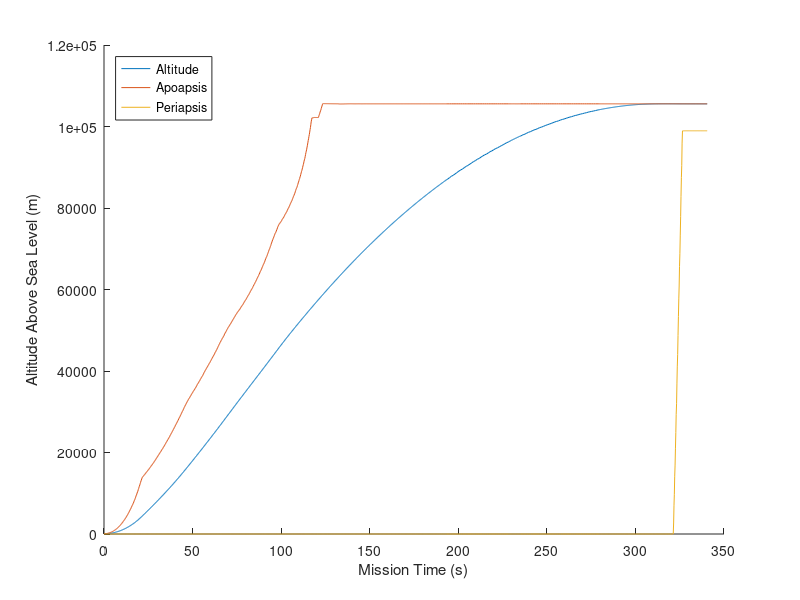
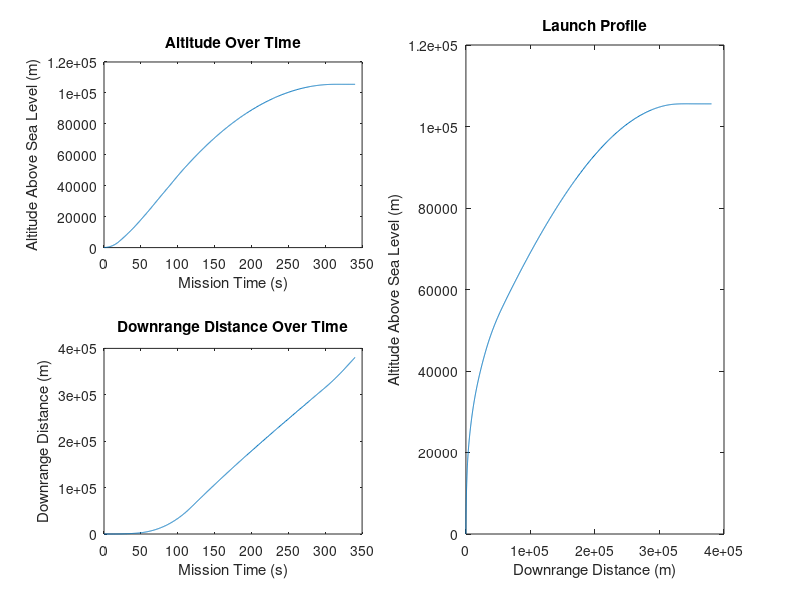
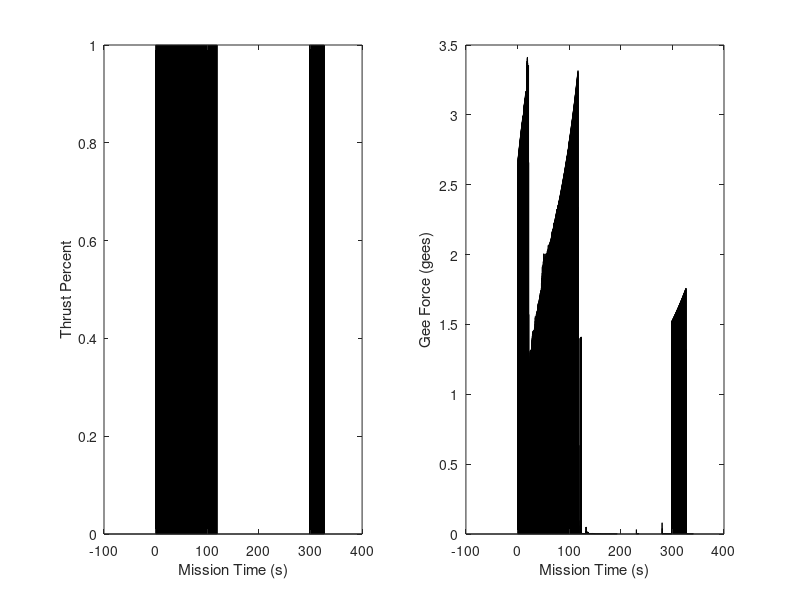
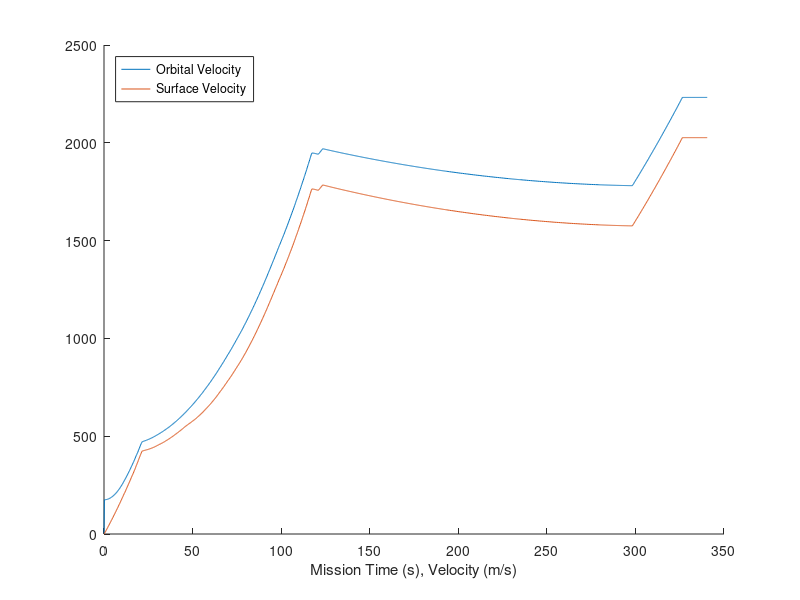

The MATLAB script that drew these images, in order: (Note: this script raises an error after producing the figures.)
close all;
clear;
clc;

%% PARSE
[num, text, raw] = xlsread('GSRS II_data.csv');
time_mission = num(:,2);
altitude_asl = num(:,3);
apoapsis = num(:,7);
periapsis = num(:,8);
periapsis(periapsis<0) = 0;
distance_downrange = num(:,19);
throttle = num(:,20);
gee = num(:,15);
velocity_orbital = num(:,10);
velocity_surface = num(:,11);
velocity_horizontal = num(:,13);
velocity_vertical = num(:,12);
thrust = num(:,13);
density_atmospheric = num(:,18);

%% FIGURE 1
figure(1);
hold on;
plot(time_mission, altitude_asl);
plot(time_mission, apoapsis);
plot(time_mission, periapsis);
xlabel('Mission Time (s)');
ylabel('Altitude Above Sea Level (m)');
legend('Altitude', 'Apoapsis', 'Periapsis', 'Location', 'northwest');

%% FIGURE 2
figure(2);
subplot(2,2,1);
plot(time_mission, altitude_asl);
xlabel('Mission Time (s)');
ylabel('Altitude Above Sea Level (m)');
title('Altitude Over Time');

subplot(2,2,3);
plot(time_mission, distance_downrange);
xlabel('Mission Time (s)');
ylabel('Downrange Distance (m)');
title('Downrange Distance Over Time');

subplot(2,2,[2,4]);
plot(distance_downrange, altitude_asl);
xlabel('Downrange Distance (m)');
ylabel('Altitude Above Sea Level (m)');
title('Launch Profile');

%% FIGURE 3
figure(3)
subplot(1,2,1);
bar(time_mission, throttle);
xlabel('Mission Time (s)');
ylabel('Thrust Percent');

subplot(1,2,2);
bar(time_mission, gee);
xlabel('Mission Time (s)');
ylabel('Gee Force (gees)');

%% FIGURE 4
figure(4);
hold on;
plot(time_mission, velocity_orbital);
plot(time_mission, velocity_surface);
xlabel('Mission Time (s), Velocity (m/s)');
legend('Orbital Velocity', 'Surface Velocity', 'Location', 'northwest');

%% FIGURE 5
figure(5);
index_missiontime_MECO = 279;
plot(distance_downrange(1:index_missiontime_MECO+1), altitude_asl(1:index_missiontime_MECO+1));
xlabel('Downrange Distance (m)');
ylabel('Altitude Above Sea Level (m)');
%daspect([1 1 1]);
title('Launch Profile');

%% FIGURE 6
figure(6)
% calculate max aerodynamic pressure
q = 0.5 .* density_atmospheric .* velocity_surface .* velocity_surface;
[maxQ, index_maxQ] = max(q);
altitude_maxQ = ones(size(q)) .*altitude_asl(index_maxQ);
% plot
plot(time_mission, q);
title('Aerodynamic Pressure Over Time');
xlabel('Mission Time (s)');
ylabel('Aerodynamic Presuure q = 0.5\rhov^2');

%% FIGURE 7
figure(7);
subplot(1,2,1);
hold on;
index_missiontime_MECO = 562;
plot(distance_downrange(1:index_missiontime_MECO+1), altitude_asl(1:index_missiontime_MECO+1));
plot(distance_downrange(1:index_missiontime_MECO+1), altitude_maxQ(1:index_missiontime_MECO+1))
xlabel('Downrange Distance (m)');
ylabel('Altitude Above Sea Level (m)');
legend('Trajectory', 'Max Aerodnamic Pressure');
%daspect([1 1 1]);
title('Launch Profile');

subplot(1,2,2);
hold on;
plot(gee(1:index_missiontime_MECO-4), altitude_asl(1:index_missiontime_MECO-4));
plot(gee(1:index_missiontime_MECO-4), altitude_maxQ(1:index_missiontime_MECO-4));
xlabel('Acceleration (g)');
ylabel('Altitude Above Sea Level (m)');

%% FIGURE 8
figure(8);
angle_progradetohorizon = radtodeg(atan(velocity_vertical ./ velocity_horizontal));
plot(time_mission, angle_progradetohorizon);
xlabel('Mission Time (s)');
ylabel('Angle Prograde-to-Horizon (degrees)');
axis([0 350 0 90]);

%% FIGURE 9
figure(9);
plot(time_mission, thrust);
xlabel('Mission Time (s)');
ylabel('Thrust (kN)');
title('Thrust Over Time');